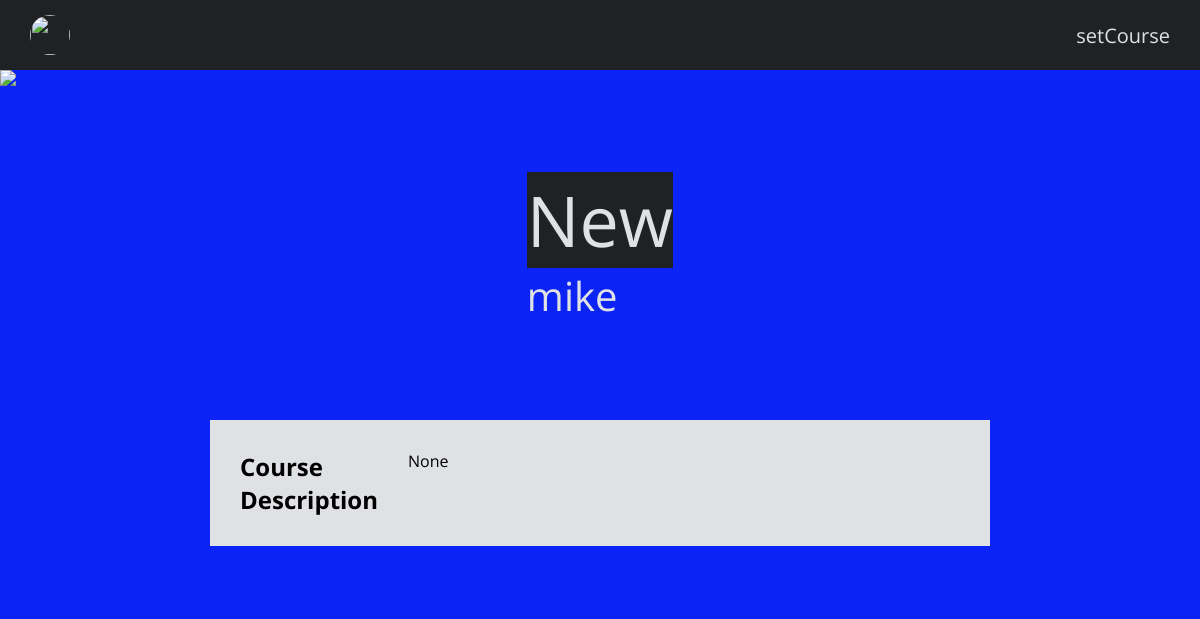
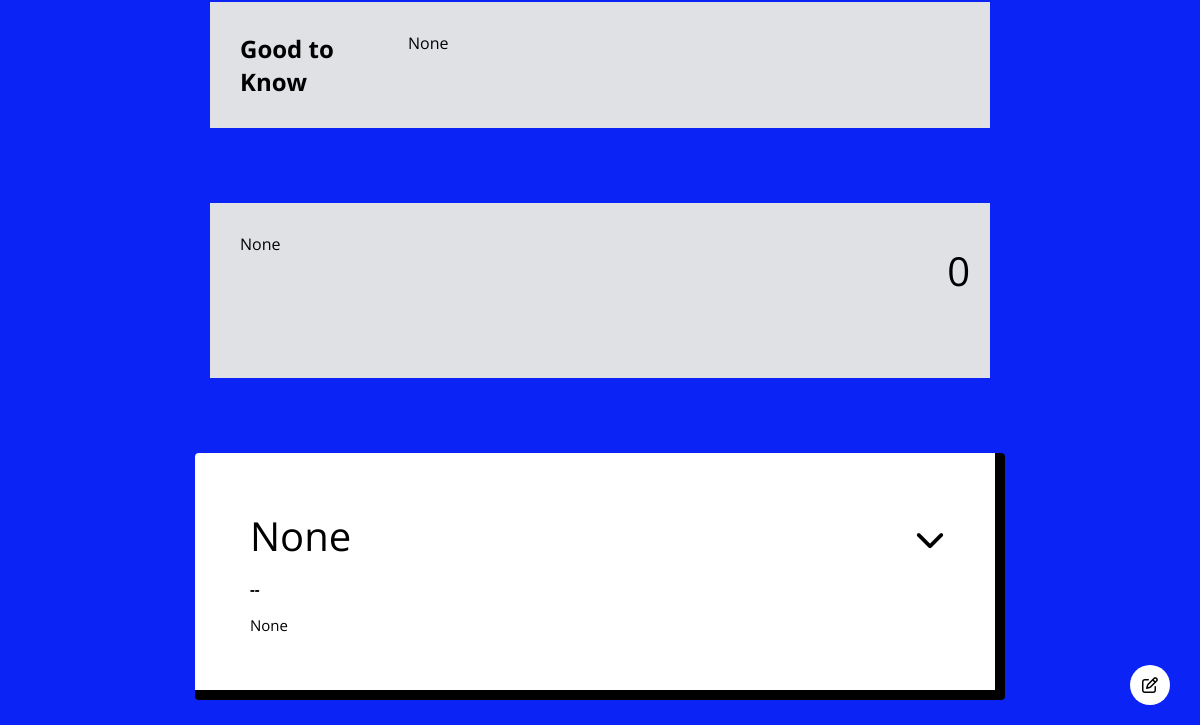
/course/3, run on an earlier commit of the app's database (2 pictures, top to bottom).
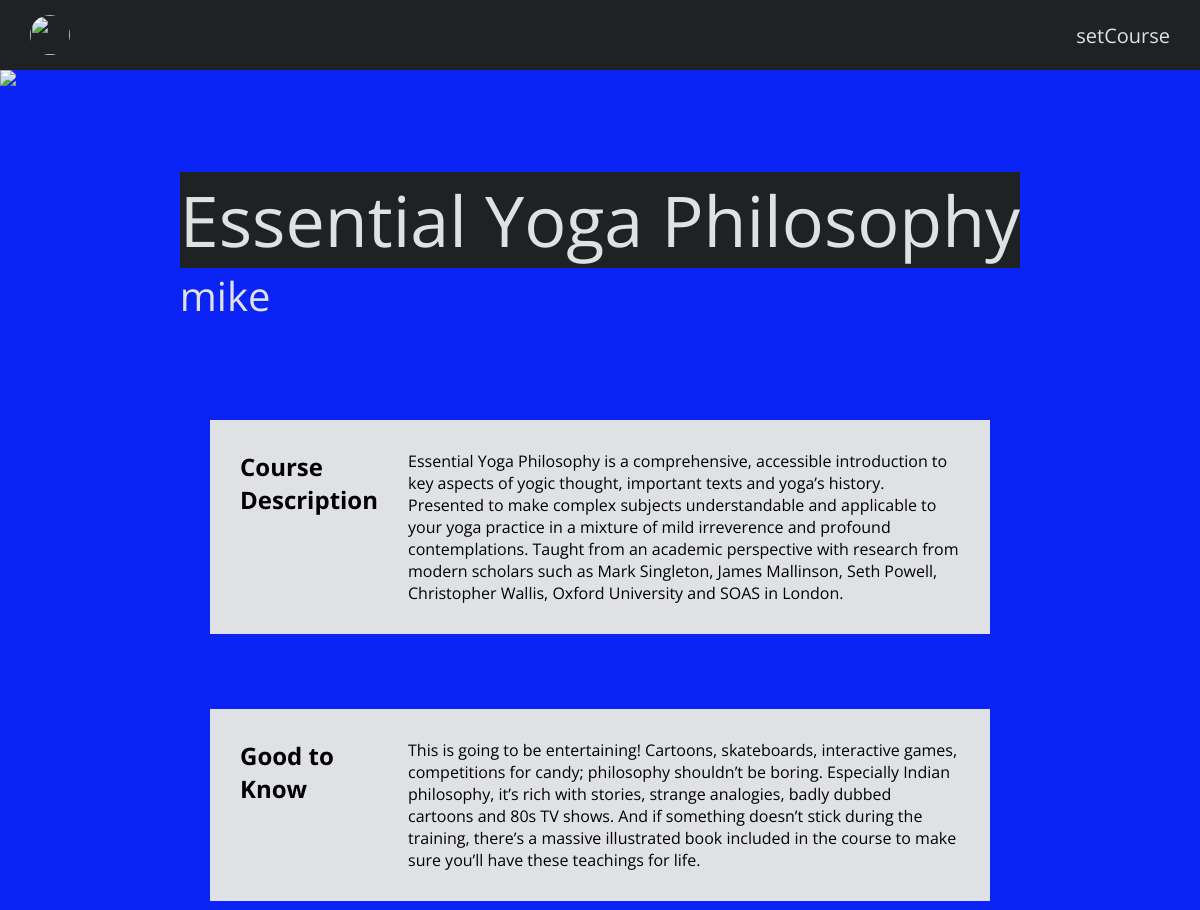
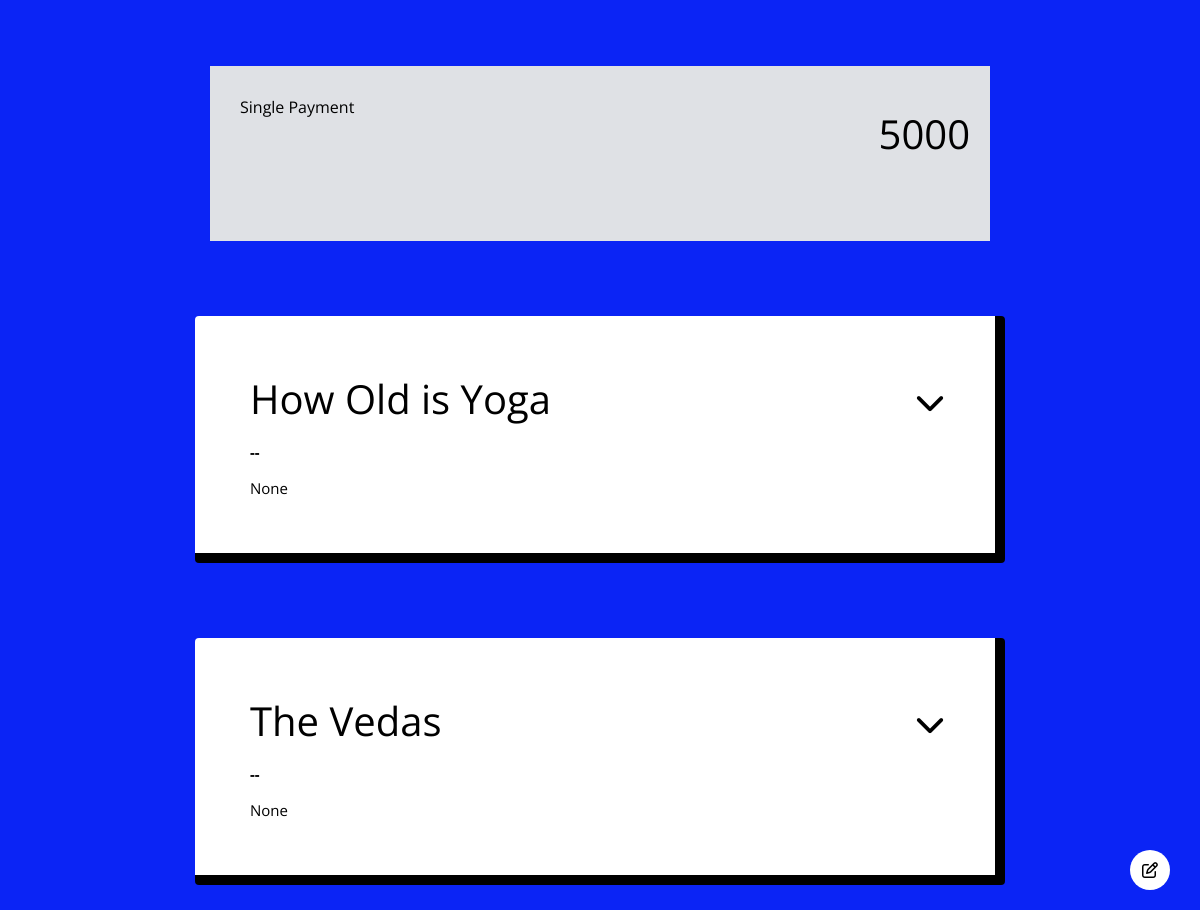
And on a later commit of the database (2 pictures, top to bottom).
### setcourse/models.py (models this page shows, shortened)
class Course(models.Model):
   host = models.ForeignKey(User, on_delete=models.CASCADE, related_name="course")
   title = models.CharField(max_length=264, default=None, null=True)
   image = models.CharField(max_length=264, default="https://live.staticflickr.com/5520/11007151534_ade9088019_k.jpg", null=True)
   description = models.CharField(max_length=1024, default=None, null=True)
   practical = models.CharField(max_length=1024, default=None, null=True)
   price = models.IntegerField(default=0, null=True)
   price_details = models.CharField(max_length=264, default=None, null=True)
   links = models.CharField(max_length=1024, default=None, null=True)
   time_of_post = models.DateTimeField(auto_now_add=True, null=True)
   published = models.BooleanField(default="False")

class User(AbstractUser):
    pass

class Module(models.Model):
   course = models.ForeignKey(Course, on_delete=models.CASCADE, related_name="module")
   title = models.CharField(max_length=264, default=None, null=True)
   description = models.CharField(max_length=1024, default=None, null=True)
   location = models.CharField(max_length=1024, default=None, null=True)
   start_date = models.DateField(default=None, null=True)
   end_date = models.DateField(default=None, null=True)
   notes = models.CharField(max_length=1024, default=None, null=True)

### setcourse/views.py (the view)
# urls.py: path("course/<int:course_id>", views.course, name="course"),
def course(request, course_id):
    course = Course.objects.get(id=course_id)
    modules = Module.objects.filter(course=course)
    workshops = Workshop.objects.filter(module__in=modules)
    return render(request, "setcourse/course.html", {
        "course": course,
        "modules": modules,
        "workshops": workshops
    })

### setcourse/templates/setcourse/course.html (shortened to what this page needs)
{% extends "setcourse/layout.html" %}
{% block body %}
    <div class="banner">
        <div id="title">{{ course.title }}
            <div id="host">{{ course.host.username }}</div>
        </div>
    </div>
    <div class="banner">
        <div class="details_banner">
            <h2>Course Description</h2>
            <div id="description", class="course_details">{{ course.description }}</div>
        </div>
        <div class="details_banner">
            <h2>Good to Know</h2>
            <div id="practical", class="course_details">{{ course.practical }}</div>
        </div>
        <div class="details_banner">
            <div id="price_details", class="course_details">{{ course.price_details }}</div>
            <div id="course_price">{{ course.price }}</div>
        </div>
    </div>
    <div class="banner">
        {% for module in modules %}
        <div class="module_banner">
            <div class="main_details">
                <div>
                    <div class="module_title">{{ module.title }}</div>
                    <strong class="module_location">{{ module.start_date|date:'D M d' }} -- {{ module.end_date|date:'D M d, Y' }}</strong>
                    <div class="module_location">{{ module.location }}</div>
                </div>
                <div class="chevron">
                    <i onclick="show_details(`{{module.id}}`)" id="chevron_{{ module.id }}" class="fa-solid fa-chevron-down"></i>
                </div>
            </div>
    </div>
    {% endfor %}
    </div>
<a id="edit_button", href="{% url 'draft' course.id %}"><i class="fa-regular fa-pen-to-square"></i></a>
{% endblock %}

### setcourse/templates/setcourse/layout.html (shortened to what this page needs)
{% load static %}
<!DOCTYPE html>
<html lang="en">
    <head>
        <link href="{% static 'setcourse/styles.css' %}" rel="stylesheet">
    </head>
    <body>
      <nav>
          <div>
            <a id="user_display", href="{% url 'profile' %}">
              <img id="user_img" src="https://live.staticflickr.com/5520/11007151534_ade9088019_k.jpg">
            </a>
          </div>
          <div id="logo">
            <a href="{% url 'index' %}">setCourse</a>
          </div>
      </nav>
      <main>
          {% block body %}
          {% endblock %}
      </main>
    </body>
</html>

### setcourse/static/setcourse/styles.css (style rules this page uses)
* { margin: 0; font-family: 'Open Sans', sans-serif; }
.banner { width: 100%; display: grid; grid-template-columns: 1fr; place-items: center; background-color: #0b24f5; }
#title { background-color: #202124; position: absolute; font-size: 70px; color: #dfe1e5; }
#host { position: absolute; font-size: 40px; color: #dfe1e5; }
.module_banner { width: 60%; align-items: center; justify-content: center; padding: 40px; background-color: white; margin: 50px 0 25px 0; border-right: 10px solid black; border-bottom: 10px solid black; border-radius: 4px; }
.module_title, .module_location, .module_description { padding: 15px; font-size: 15px; border: none; outline: none; }
.module_title { font-size: 40px; }
.main_details { display: flex; justify-content: space-between; }
.chevron { font-size: 30px; margin-top: 15px; cursor: pointer; padding: 10px; transition: transform 0.8s ease; }
.details_banner { display: grid; grid-template-columns: 1fr 4fr; padding: 30px; width: 60%; margin: 50px 0 25px 0; background-color: #dfe1e5; gap: 30px; }
nav { background-color: #202124; color: #dfe1e5; display: flex; justify-content: space-between; align-items: center; padding: 15px 30px 15px 30px; }
#logo { font-size: 20px; text-decoration: none; }
#user_display { display: flex; align-items: center; gap: 20px; font-size: 20px; }
#user_img { width: 40px; height: 40px; border-radius: 50%; object-fit: cover; overflow: hidden; }
#course_price { font-size: 40px; text-align: right; width: 100%; padding: 10px; border: none; outline: none; margin-bottom: 40px; }
#edit_button { position: fixed; display: flex; justify-content: center; align-items: center; bottom: 20px; right: 30px; height: 40px; width: 40px; background-color: white; border-radius: 20px; }
a { text-decoration: none; color: inherit; }

What changed in the data, as far as the page shows it:
removed Module: title "None", location "None"
changed Course "mike": title "New" → "Essential Yoga Philosophy"; description "None" → "Essential Yoga Philosophy is a comprehensive, accessible introduction to key aspects of yogic thought, important texts and yoga’s history. Presented to make complex subjects understandable and applicable to your yoga practice in a mixture of mild irreverence and profound contemplations. Taught from an academic perspective with research from modern scholars such as Mark Singleton, James Mallinson, Seth Powell, Christopher Wallis, Oxford University and SOAS in London."; practical "None" → "This is going to be entertaining! Cartoons, skateboards, interactive games, competitions for candy; philosophy shouldn’t be boring. Especially Indian philosophy, it’s rich with stories, strange analogies, badly dubbed cartoons and 80s TV shows. And if something doesn’t stick during the training, there’s a massive illustrated book included in the course to make sure you’ll have these teachings for life."; price_details "None" → "Single Payment"; price "0" → "5000"
now on this page (row edited): Module: title "How Old is Yoga", location "None"
added Module: title "The Vedas", location "None"
